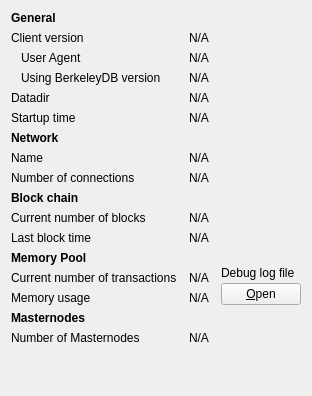
     <widget class="QWidget" name="tab_info">
      <attribute name="title">
       <string>&amp;Information</string>
      </attribute>
      <layout class="QGridLayout" name="gridLayout" columnstretch="0,1,0">
       <property name="horizontalSpacing">
        <number>12</number>
       </property>
       <item row="0" column="0">
        <widget class="QLabel" name="label_9">
         <property name="font">
          <font>
           <weight>75</weight>
           <bold>true</bold>
          </font>
         </property>
         <property name="text">
          <string>General</string>
         </property>
        </widget>
       </item>
       <item row="1" column="0">
        <widget class="QLabel" name="label_6">
         <property name="text">
          <string>Client version</string>
         </property>
        </widget>
       </item>
       <item row="1" column="1" colspan="2">
        <widget class="QLabel" name="clientVersion">
         <property name="cursor">
          <cursorShape>IBeamCursor</cursorShape>
         </property>
         <property name="text">
          <string>N/A</string>
         </property>
         <property name="textFormat">
          <enum>Qt::PlainText</enum>
         </property>
         <property name="textInteractionFlags">
          <set>Qt::LinksAccessibleByMouse|Qt::TextSelectableByKeyboard|Qt::TextSelectableByMouse</set>
         </property>
        </widget>
       </item>
       <item row="2" column="0">
        <widget class="QLabel" name="labelClientUserAgent">
         <property name="text">
          <string>User Agent</string>
         </property>
         <property name="indent">
          <number>10</number>
         </property>
        </widget>
       </item>
       <item row="2" column="1" colspan="2">
        <widget class="QLabel" name="clientUserAgent">
         <property name="cursor">
          <cursorShape>IBeamCursor</cursorShape>
         </property>
         <property name="text">
          <string>N/A</string>
         </property>
         <property name="textFormat">
          <enum>Qt::PlainText</enum>
         </property>
         <property name="textInteractionFlags">
          <set>Qt::LinksAccessibleByMouse|Qt::TextSelectableByKeyboard|Qt::TextSelectableByMouse</set>
         </property>
        </widget>
       </item>
       <item row="3" column="0">
        <widget class="QLabel" name="label_berkeleyDBVersion">
         <property name="text">
          <string>Using BerkeleyDB version</string>
         </property>
         <property name="indent">
          <number>10</number>
         </property>
        </widget>
       </item>
       <item row="3" column="1" colspan="2">
        <widget class="QLabel" name="berkeleyDBVersion">
         <property name="cursor">
          <cursorShape>IBeamCursor</cursorShape>
         </property>
         <property name="text">
          <string>N/A</string>
         </property>
         <property name="textFormat">
          <enum>Qt::PlainText</enum>
         </property>
         <property name="textInteractionFlags">
          <set>Qt::LinksAccessibleByMouse|Qt::TextSelectableByKeyboard|Qt::TextSelectableByMouse</set>
         </property>
        </widget>
       </item>
       <item row="4" column="0">
        <widget class="QLabel" name="label_12">
         <property name="text">
          <string>Datadir</string>
         </property>
        </widget>
       </item>
       <item row="4" column="1" colspan="2">
        <widget class="QLabel" name="dataDir">
         <property name="cursor">
          <cursorShape>IBeamCursor</cursorShape>
         </property>
         <property name="text">
          <string>N/A</string>
         </property>
         <property name="textFormat">
          <enum>Qt::PlainText</enum>
         </property>
         <property name="wordWrap">
          <bool>true</bool>
         </property>
         <property name="textInteractionFlags">
          <set>Qt::LinksAccessibleByMouse|Qt::TextSelectableByKeyboard|Qt::TextSelectableByMouse</set>
         </property>
        </widget>
       </item>
       <item row="5" column="0">
        <widget class="QLabel" name="label_13">
         <property name="text">
          <string>Startup time</string>
         </property>
        </widget>
       </item>
       <item row="5" column="1" colspan="2">
        <widget class="QLabel" name="startupTime">
         <property name="cursor">
          <cursorShape>IBeamCursor</cursorShape>
         </property>
         <property name="text">
          <string>N/A</string>
         </property>
         <property name="textFormat">
          <enum>Qt::PlainText</enum>
         </property>
         <property name="textInteractionFlags">
          <set>Qt::LinksAccessibleByMouse|Qt::TextSelectableByKeyboard|Qt::TextSelectableByMouse</set>
         </property>
        </widget>
       </item>
       <item row="6" column="0">
           <widget class="QLabel" name="labelNetwork">
               <property name="font">
                   <font>
                       <weight>75</weight>
                       <bold>true</bold>
                   </font>
               </property>
               <property name="text">
                   <string>Network</string>
               </property>
           </widget>
       </item>
       <item row="7" column="0">
        <widget class="QLabel" name="label_8">
         <property name="text">
          <string>Name</string>
         </property>
        </widget>
       </item>
       <item row="7" column="1" colspan="2">
        <widget class="QLabel" name="networkName">
         <property name="cursor">
          <cursorShape>IBeamCursor</cursorShape>
         </property>
         <property name="text">
          <string>N/A</string>
         </property>
         <property name="textFormat">
          <enum>Qt::PlainText</enum>
         </property>
         <property name="textInteractionFlags">
          <set>Qt::LinksAccessibleByMouse|Qt::TextSelectableByKeyboard|Qt::TextSelectableByMouse</set>
         </property>
        </widget>
       </item>
       <item row="8" column="0">
        <widget class="QLabel" name="label_7">
         <property name="text">
          <string>Number of connections</string>
         </property>
        </widget>
       </item>
       <item row="8" column="1" colspan="2">
        <widget class="QLabel" name="numberOfConnections">
         <property name="cursor">
          <cursorShape>IBeamCursor</cursorShape>
         </property>
         <property name="text">
          <string>N/A</string>
         </property>
         <property name="textFormat">
          <enum>Qt::PlainText</enum>
         </property>
         <property name="textInteractionFlags">
          <set>Qt::LinksAccessibleByMouse|Qt::TextSelectableByKeyboard|Qt::TextSelectableByMouse</set>
         </property>
        </widget>
       </item>
       <item row="9" column="0">
        <widget class="QLabel" name="label_10">
         <property name="font">
          <font>
           <weight>75</weight>
           <bold>true</bold>
          </font>
         </property>
         <property name="text">
          <string>Block chain</string>
         </property>
        </widget>
       </item>
       <item row="10" column="0">
        <widget class="QLabel" name="label_3">
         <property name="text">
          <string>Current number of blocks</string>
         </property>
        </widget>
       </item>
       <item row="10" column="1" colspan="2">
        <widget class="QLabel" name="numberOfBlocks">
         <property name="cursor">
          <cursorShape>IBeamCursor</cursorShape>
         </property>
         <property name="text">
          <string>N/A</string>
         </property>
         <property name="textFormat">
          <enum>Qt::PlainText</enum>
         </property>
         <property name="textInteractionFlags">
          <set>Qt::LinksAccessibleByMouse|Qt::TextSelectableByKeyboard|Qt::TextSelectableByMouse</set>
         </property>
        </widget>
       </item>
       <item row="11" column="0">
        <widget class="QLabel" name="labelLastBlockTime">
         <property name="text">
          <string>Last block time</string>
         </property>
        </widget>
       </item>
       <item row="11" column="1" colspan="2">
        <widget class="QLabel" name="lastBlockTime">
         <property name="cursor">
          <cursorShape>IBeamCursor</cursorShape>
         </property>
         <property name="text">
          <string>N/A</string>
         </property>
         <property name="textFormat">
          <enum>Qt::PlainText</enum>
         </property>
         <property name="textInteractionFlags">
          <set>Qt::LinksAccessibleByMouse|Qt::TextSelectableByKeyboard|Qt::TextSelectableByMouse</set>
         </property>
        </widget>
       </item>
       <item row="12" column="0">
        <widget class="QLabel" name="labelMempoolTitle">
         <property name="font">
          <font>
           <weight>75</weight>
           <bold>true</bold>
          </font>
         </property>
         <property name="text">
          <string>Memory Pool</string>
         </property>
        </widget>
       </item>
       <item row="13" column="0">
        <widget class="QLabel" name="labelNumberOfTransactions">
         <property name="text">
          <string>Current number of transactions</string>
         </property>
        </widget>
       </item>
       <item row="13" column="1">
        <widget class="QLabel" name="mempoolNumberTxs">
         <property name="cursor">
          <cursorShape>IBeamCursor</cursorShape>
         </property>
         <property name="text">
          <string>N/A</string>
         </property>
         <property name="textFormat">
          <enum>Qt::PlainText</enum>
         </property>
         <property name="textInteractionFlags">
          <set>Qt::LinksAccessibleByMouse|Qt::TextSelectableByKeyboard|Qt::TextSelectableByMouse</set>
         </property>
        </widget>
       </item>
       <item row="14" column="0">
        <widget class="QLabel" name="labelMemoryUsage">
         <property name="text">
          <string>Memory usage</string>
         </property>
        </widget>
       </item>
       <item row="14" column="1">
        <widget class="QLabel" name="mempoolSize">
         <property name="cursor">
          <cursorShape>IBeamCursor</cursorShape>
         </property>
         <property name="text">
          <string>N/A</string>
         </property>
         <property name="textFormat">
          <enum>Qt::PlainText</enum>
         </property>
         <property name="textInteractionFlags">
          <set>Qt::LinksAccessibleByMouse|Qt::TextSelectableByKeyboard|Qt::TextSelectableByMouse</set>
         </property>
        </widget>
       </item>
       <!-- Dash -->
       <item row="15" column="0">
        <widget class="QLabel" name="masternodesLabel">
         <property name="font">
          <font>
           <weight>75</weight>
           <bold>true</bold>
          </font>
         </property>
         <property name="text">
          <string>Masternodes</string>
         </property>
        </widget>
       </item>
       <item row="16" column="0">
        <widget class="QLabel" name="masternodeCountLabel">
         <property name="text">
          <string>Number of Masternodes</string>
         </property>
        </widget>
       </item>
       <item row="16" column="1">
        <widget class="QLabel" name="masternodeCount">
         <property name="text">
          <string>N/A</string>
         </property>
        </widget>
       </item>
       <!--      -->
       <item row="12" column="2" rowspan="3">
        <layout class="QVBoxLayout" name="verticalLayoutDebugButton">
         <property name="spacing">
          <number>3</number>
         </property>
         <item>
          <spacer name="verticalSpacer_2">
           <property name="orientation">
            <enum>Qt::Vertical</enum>
           </property>
           <property name="sizeHint" stdset="0">
            <size>
             <width>10</width>
             <height>5</height>
            </size>
           </property>
          </spacer>
         </item>
         <item>
          <widget class="QLabel" name="labelDebugLogfile">
           <property name="text">
            <string>Debug log file</string>
           </property>
          </widget>
         </item>
         <item>
          <widget class="QPushButton" name="openDebugLogfileButton">
           <property name="toolTip">
            <string>Open the %1 debug log file from the current data directory. This can take a few seconds for large log files.</string>
           </property>
           <property name="text">
            <string>&amp;Open</string>
           </property>
           <property name="autoDefault">
            <bool>false</bool>
           </property>
          </widget>
         </item>
        </layout>
       </item>
       <item row="17" column="0">
        <spacer name="verticalSpacer">
         <property name="orientation">
          <enum>Qt::Vertical</enum>
         </property>
         <property name="sizeHint" stdset="0">
          <size>
           <width>20</width>
           <height>40</height>
          </size>
         </property>
        </spacer>
       </item>
      </layout>
     </widget>
